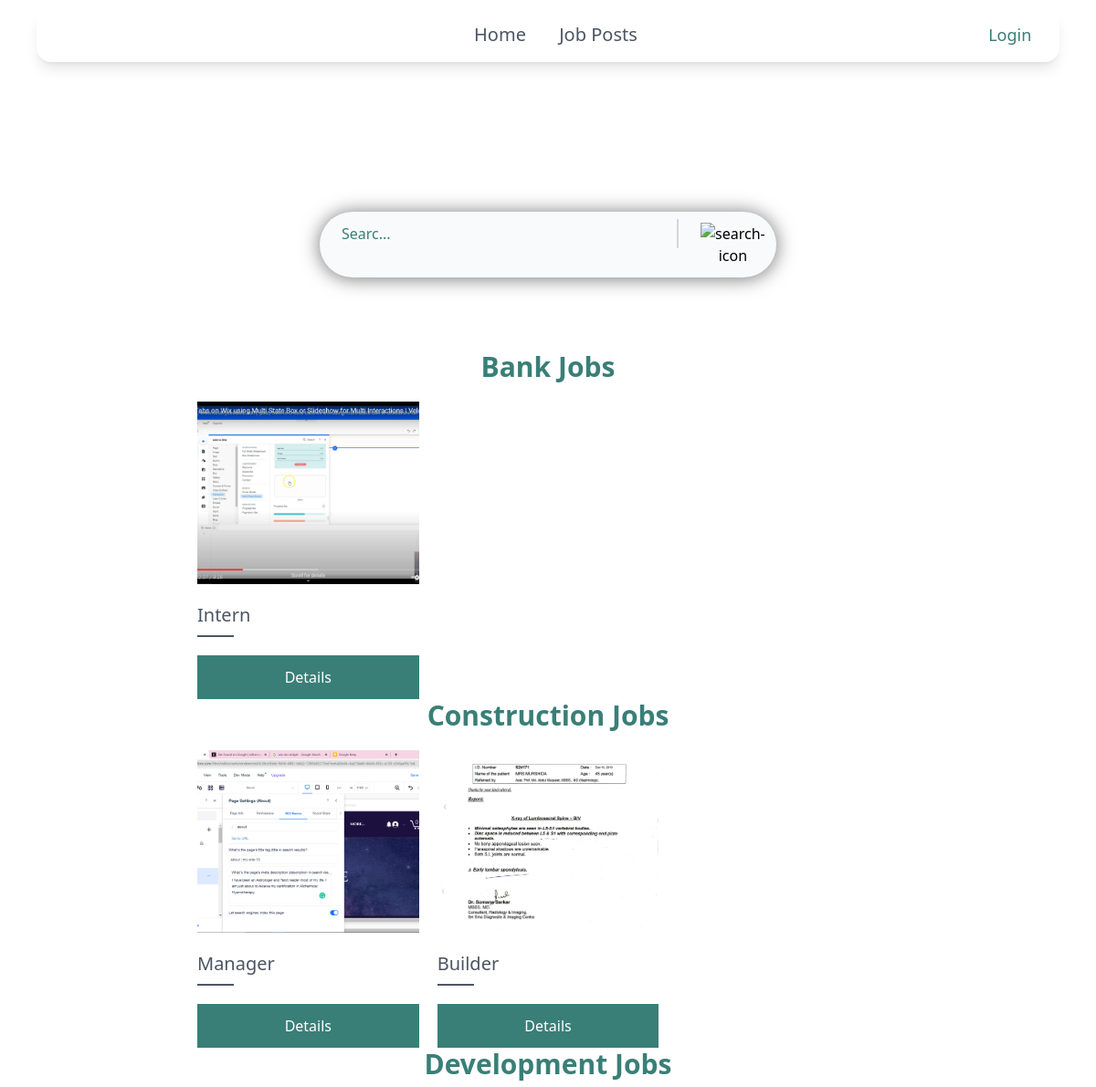
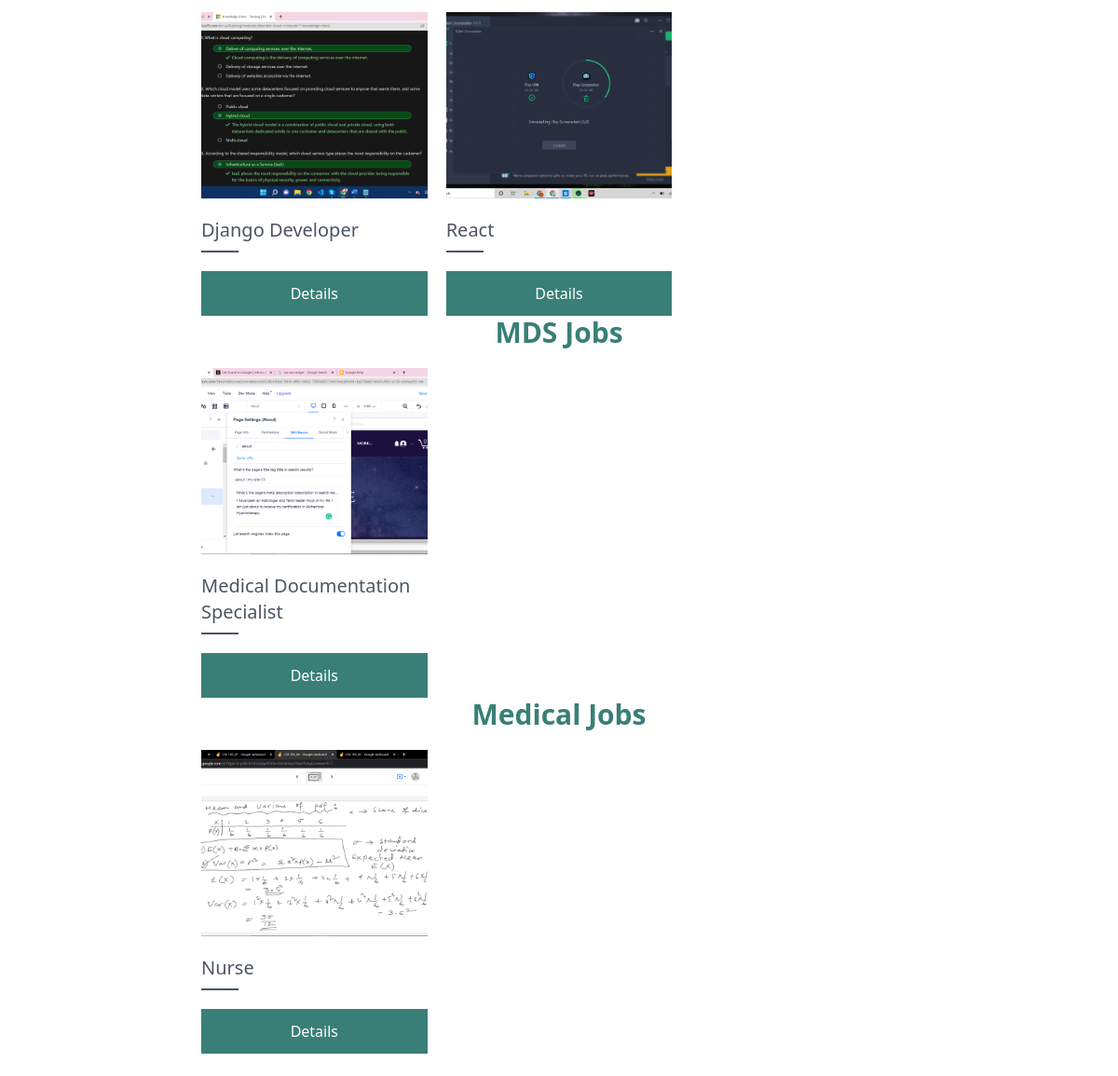
The page / on the database its author committed (2 pictures, top to bottom).
### core/models.py (models this page shows, shortened)
class Category(models.Model):
    name = models.CharField(max_length=255)
    class Meta:
        ordering = ('name',)
        verbose_name_plural = 'Categories'

class Post(models.Model):
    category = models.ForeignKey(Category, related_name='posts', on_delete=models.CASCADE)
    name = models.CharField(max_length=255)
    description = models.TextField()
    salary = models.FloatField()
    image = models.ImageField(upload_to='post_images',blank=True, null=True)
    created_by = models.ForeignKey(User,related_name='posts',on_delete=models.CASCADE)
    created_at = models.DateTimeField(auto_now_add=True)

### core/views.py (the view)
# urls.py: path('',index,name='index'),
def index(request):
    categories = Category.objects.all()
    posts = Post.objects.all()
    form = PostSearchForm()
    return render(request,'core/index.html',{
        'posts' : posts,
        'categories' : categories,
        'form':form
    })

### core/forms.py
class PostSearchForm(forms.Form):
    search_query = forms.CharField(widget=forms.TextInput(attrs={
        'placeholder': 'Searc...',
        'class': 'px-3 py-1 bg-gray-50 w-full border-0  border-r-gray-300 border-r-2 focus:border-transparent focus:border-r-gray-300 focus:ring-0 outline-transparent placeholder:text-[#397f77]'
    }))

### core/templates/core/index.html
{% extends 'core/base.html' %}
{% block content %}
<div class="animate-crossfade lg:w-2/3 md:w-5/6 sm:w-5/6 mx-auto pt-52 flex flex-col justify-center ">
    <div class="mb-20  flex  justify-center  ">
        <form action="/search/" method="GET">
            <div class=" w-[500px] grid grid-cols-5 bg-gray-50 py-2 px-3 rounded-full shadow-[0_1px_20px_1px_rgba(0,0,0,0.5)]">
                <div class="col-span-4">
                    {{form.search_query}}
                </div>
                <div class=" col-span-1">
                    <button type="submit" class=" pl-6 py-1" >
                        <img src="https://img.icons8.com/ios-glyphs/30/397f77/search--v1.png" alt="search-icon" />
                    </button>
                </div>
            </div>
        </form>
    </div>
    <div class="flex flex-col justify-center">
        {% for category in categories %}
            <h2 class="mx-auto text-3xl pb-5 font-bold text-[#397f77]">{{category.name}} Jobs</h2>
            <div class="grid lg:grid-cols-3 md:grid-cols-2 sm:grid-cols-1 gap-5">
                {% for post in posts %}
                    {% if post.category.name == category.name %}
                    <div class="w-full ">
                        <div class="group">
                            <div class="h-[200px] w-full overflow-hidden">
                                <img src="{{post.image.url}}" alt="" class="h-full w-full object-cover group-hover:scale-110 duration-500 " />
                            </div>
                            <div class="mt-5 pb-2">
                                <h2 class="text-xl text-gray-600">{{post.name}}</h2>
                            </div>
                            <div class="h-[2px] w-[40px] bg-gray-600"></div>
                            <div class="mt-5">
                                <a href="{% url 'jobdetails' post.id %}">
                                    <button class="bg-[#397f77] px-10 py-3 w-full text-white hover:bg-[#18debb] duration-500 opacity-100">Details</button>
                                </a>
                            </div>
                        </div>
                    </div>
                    {% endif %}
                {% endfor %}
            </div>
        {% endfor %}
    </div>
</div>
{% endblock %}

### rows shown on the page
Category: name "Bank"
Post: image (picture), name "Intern"
Category: name "Construction"
Post: image (picture), name "Manager"
Post: image (picture), name "Builder"
Category: name "Development"
Post: image (picture), name "Django Developer"
Post: image (picture), name "React"
Category: name "MDS"
Post: image (picture), name "Medical Documentation Specialist"
Category: name "Medical"
Post: image (picture), name "Nurse"
